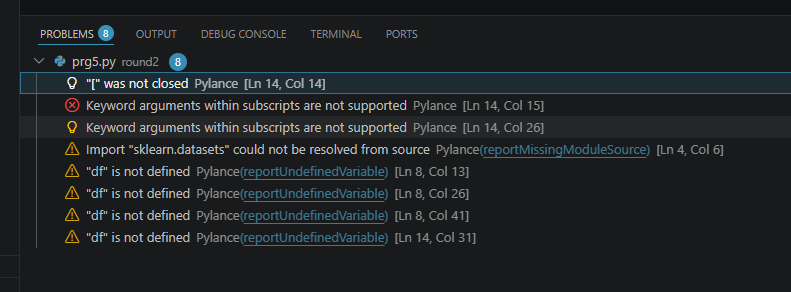
#> input picture backend/test-file.png, 791 x 292 px, found by its file name
$ python debug_table.py
#> lines starting #> are read from the running program, lines starting #| are printed output that depends on the picture; after the words box and inside, x2 and y2 are one past the last pixel; in counts of white or black regions, pixels touching at a corner belong together
import sys
import cv2
import numpy as np
from PIL import Image as PILImage

# Load image
img = cv2.imread('E:/webProgramming/survey-digitizer/test-file.png')
#> img is the input picture: shape (292, 791, 3); mean B, G, R 37.2, 35.4, 32.2
pil_img = PILImage.open('E:/webProgramming/survey-digitizer/test-file.png')
open_cv_image = cv2.cvtColor(np.array(pil_img), cv2.COLOR_RGB2BGR)

# Test table detection
gray = cv2.cvtColor(open_cv_image, cv2.COLOR_BGR2GRAY)
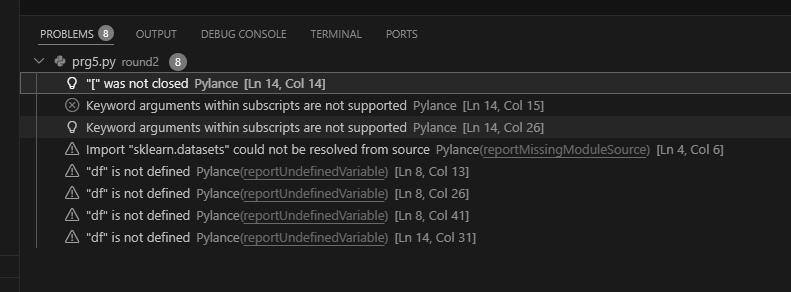
#> gray: shape (292, 791); min 19, max 255, mean 34.8
_, binary = cv2.threshold(gray, 0, 255, cv2.THRESH_BINARY_INV + cv2.THRESH_OTSU)
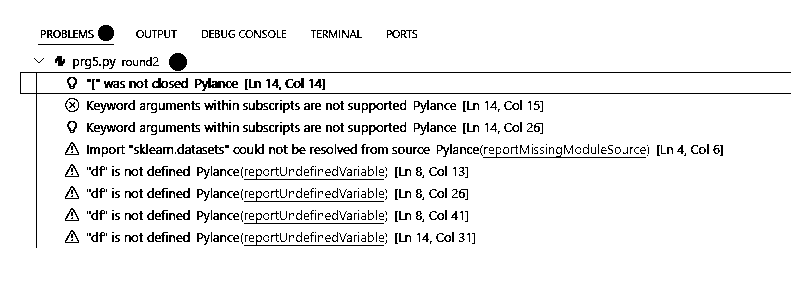
#> binary: shape (292, 791); 93.3% white; black in thin lines or dots, all inside (x1, y1, x2, y2) = (20, 25, 791, 248)
contours, hierarchy = cv2.findContours(binary, cv2.RETR_TREE, cv2.CHAIN_APPROX_SIMPLE)
#> contours = 973 contours, 554 with area under 20; largest, box (x1, y1, x2, y2) and area: (0, 0, 791, 292) 211851, (37, 73, 791, 93) 14307, (482, 146, 647, 159) 362, (243, 234, 385, 247) 309, (243, 212, 385, 225) 309

print(f"Image shape: {open_cv_image.shape}")
#| Image shape: (292, 791, 3)
print(f"Total contours: {len(contours)}")
#| Total contours: 973

cells = []
for cnt in contours:
    x, y, w, h = cv2.boundingRect(cnt)
    if 20 < w < open_cv_image.shape[1] * 0.9 and 15 < h < open_cv_image.shape[0] * 0.9 and w > 20 and h > 10:
        cells.append({'x': x, 'y': y, 'w': w, 'h': h})
#> this loop made 973 passes
#> (x, y, w, h) on passes 2, 3, 5: (278, 86, 4, 5), (230, 80, 9, 9), (128, 80, 17, 9)
#> after the loop, cells = []

print(f"Filtered cells: {len(cells)}")
#| Filtered cells: 0
for c in cells[:10]:
    print(f"  x={c['x']} y={c['y']} w={c['w']} h={c['h']}")
#> this loop made 0 passes
